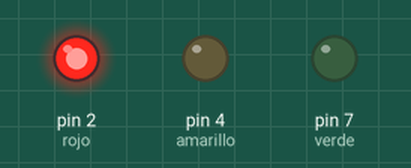
This sketch was run on a simulated Arduino Uno, built with avr-gcc and run on an emulated ATmega328P. Shown: output pins drawn as LEDs (lit = HIGH).

Above: at 2.5 s.
At 9.0 s:
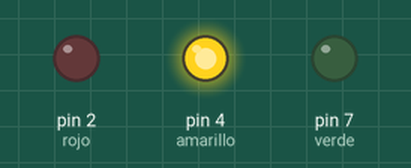
At 16.0 s:
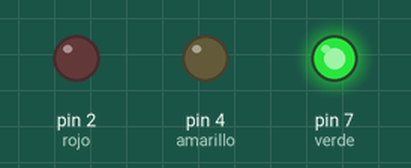
At 28.7 s:
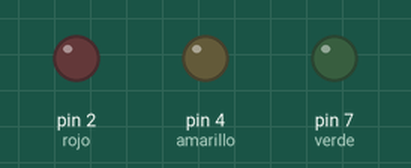
Timing chart, 0 to 29.3 s (numbered marks = the images above):
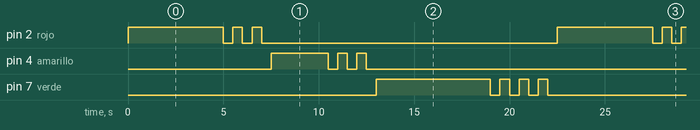

Measured:
- by itself, pin 2 (rojo): repeats every 22.5 s: 2 × (LOW 0.50 s, HIGH 0.50 s), LOW 15.5 s, HIGH 5.0 s
- by itself, pin 4 (amarillo): repeats every 22.5 s: 2 × (LOW 0.50 s, HIGH 0.50 s), LOW 17.5 s, HIGH 3.0 s
- by itself, pin 7 (verde): repeats every 22.5 s: 3 × (LOW 0.50 s, HIGH 0.50 s), LOW 13.5 s, HIGH 6.0 s

The sketch:

SEMAFORO.ino
```cpp
//proyecto de semaforo de luis

//SELECCION DE VARIABLES
int rojo=2;
int amarillo=4;
int verde=7;

void setup() {
  //SELECCION DE ENTRADAS O SI SON DE SALIDA
 pinMode(verde,OUTPUT);
 pinMode(amarillo,OUTPUT);
 pinMode(rojo,OUTPUT);

}
//ESTO ES EL BUCLE DE LAS LED
void loop() {
  //---------------ROJO---------------------
 digitalWrite(rojo,HIGH);
 delay(5000);
 digitalWrite(rojo,LOW);
 delay(500);

  digitalWrite(rojo,HIGH);
 delay(500);
 digitalWrite(rojo,LOW);
 delay(500);

 digitalWrite(rojo,HIGH);
 delay(500);
 digitalWrite(rojo,LOW);
 delay(500);
 //-----------AMARILLO-----------
 digitalWrite(amarillo,HIGH);
 delay(3000);
 digitalWrite(amarillo,LOW);
 delay(500);

 digitalWrite(amarillo,HIGH);
 delay(500);
 digitalWrite(amarillo,LOW);
 delay(500);

 digitalWrite(amarillo,HIGH);
 delay(500);
 digitalWrite(amarillo,LOW);
 delay(500);

 digitalWrite(verde,HIGH);
 delay(6000);
 digitalWrite(verde,LOW);
 delay(500);
//----------VERDE---------
digitalWrite(verde,HIGH);
 delay(500);
 digitalWrite(verde,LOW);
 delay(500);

 digitalWrite(verde,HIGH);
 delay(500);
 digitalWrite(verde,LOW);
 delay(500);

  digitalWrite(verde,HIGH);
 delay(500);
 digitalWrite(verde,LOW);
 delay(500);

}
```
